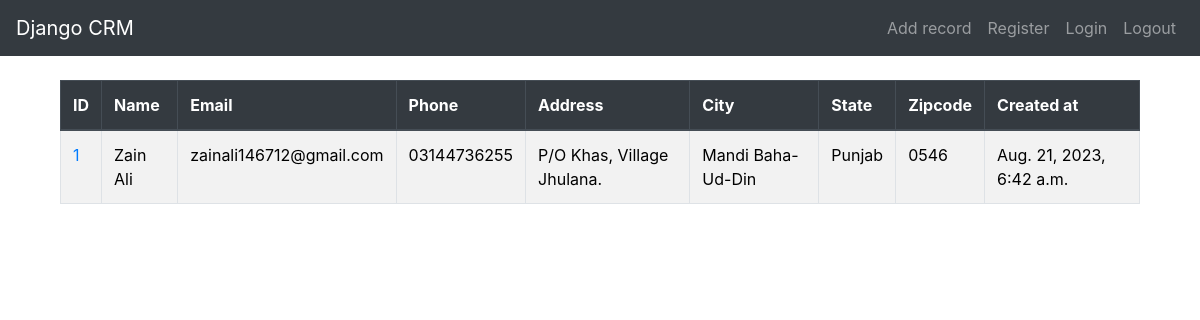
The app's page / (signed in), older data.
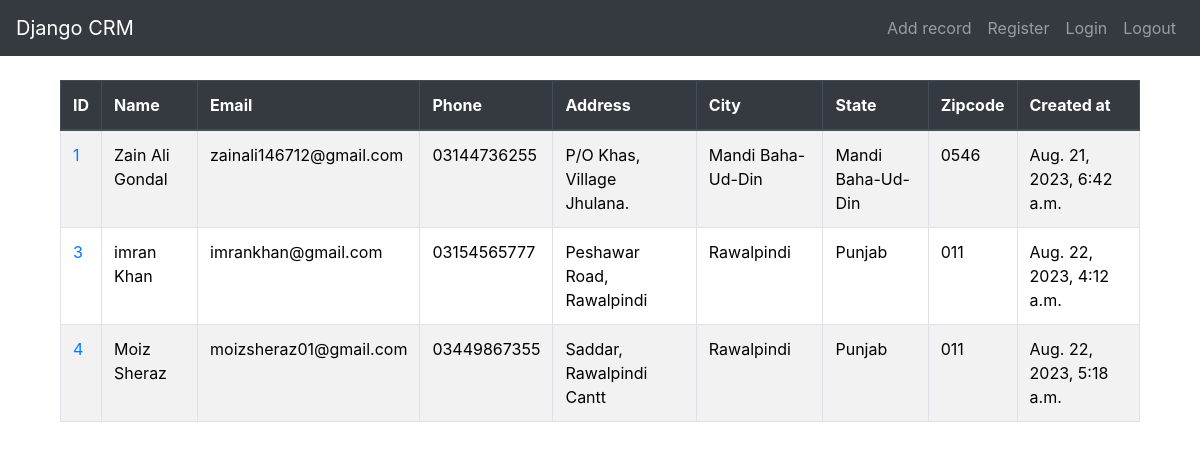
The same page, newer data.
### webapp1/models.py (models this page shows, shortened)
class Record(models.Model):
    created_at = models.DateTimeField(auto_now_add=True)
    first_name = models.CharField(max_length=100)
    last_name = models.CharField(max_length=100)
    phone_number = models.CharField(max_length=100)
    email = models.EmailField(max_length=100)
    address = models.CharField(max_length=100)
    city = models.CharField(max_length=100)
    state = models.CharField(max_length=100)
    zipcode = models.CharField(max_length=100)

### webapp1/views.py (the view)
# urls.py: 2. Add a URL to urlpatterns:  path('', views.home, name='home')
def home(request):
    records = Record.objects.all()
    if request.user.is_anonymous:
        return redirect('login')
    return render(request, 'home.html', {'records': records})

### webapp1/templates/home.html (shortened to what this page needs)
{% extends 'base.html' %}
{% block content %}
<div class="container">
  <table class="table table-striped table-bordered table-hover">
      <thead class="thead-dark">
          <tr>
              <th scope="col">ID</th>
              <th scope="col">Name</th>
              <th scope="col">Email</th>
              <th scope="col">Phone</th>
              <th scope="col">Address</th>
              <th scope="col">City</th>
              <th scope="col">State</th>
              <th scope="col">Zipcode</th>
              <th scope="col">Created at</th>
          </tr>
      </thead>
      <tbody>
        {% if records %}
{% for record in records %}
<tr>
         <td> <a href="{% url 'record' record.id %}">{{record.id}}</a></td>
        <td>{{record.first_name}}
        {{record.last_name}}</td>
        <td>{{record.email}}</td>
        <td>{{record.phone_number}}
        <td>{{record.address}}</td>
        <td>{{record.city}}</td>
        <td>{{record.state}}</td>
        <td>{{record.zipcode}}</td>
        <td>{{record.created_at}}</td>
</tr>
{% endfor %}
{% endif %}
    </tbody>
  </table>
{% endblock %}

### webapp1/templates/base.html (shortened to what this page needs)
<!doctype html>
<html lang="en">
<head>
    <link href="https://cdn.jsdelivr.net/npm/bootstrap@5.3.1/dist/css/bootstrap.min.css" rel="stylesheet"
>
</head>
<body>
    {% include 'navbar.html' %}
    <div class="container">
    {% block content %}{% endblock %}
</div>
</body>
</html>

### webapp1/templates/navbar.html (shortened to what this page needs)
<!DOCTYPE html>
<html lang="en">
<head>
    <link rel="stylesheet" href="https://maxcdn.bootstrapcdn.com/bootstrap/4.5.2/css/bootstrap.min.css">
</head>
<body>
    <nav class="navbar navbar-expand-lg navbar-dark bg-dark">
        <a class="navbar-brand" href="{% url 'home' %}">Django CRM</a>
        <div class="collapse navbar-collapse" id="navbarNav">
            <ul class="navbar-nav ml-auto">
                <li class="nav-item">
                    <a class="nav-link" href="{% url 'add_record' %}">Add record</a>
                </li>
                <li class="nav-item">
                    <a class="nav-link" href="{% url 'signup' %}">Register</a>
                </li>
                <li class="nav-item">
                    <a class="nav-link" href="{% url 'login' %}">Login</a>
                </li>
                <li class="nav-item">
                    <a class="nav-link" href="{% url 'logout' %}">Logout</a>
                </li>
            </ul>
        </div>
    </nav>
</body>
</html>

Row changes from the older to the newer data that the page shows:
changed Record "Zain": last_name "Ali" → "Ali Gondal"; state "Punjab" → "Mandi Baha-Ud-Din"
added Record: id "3", first_name "imran", last_name "Khan", email "imrankhan@gmail.com", phone_number "03154565777", address "Peshawar Road, Rawalpindi", city "Rawalpindi", state "Punjab", zipcode "011", created_at "Aug. 22, 2023, 4:12 a.m."
added Record: id "4", first_name "Moiz", last_name "Sheraz", email "moizsheraz01@gmail.com", phone_number "03449867355", address "Saddar, Rawalpindi Cantt", city "Rawalpindi", state "Punjab", zipcode "011", created_at "Aug. 22, 2023, 5:18 a.m."
